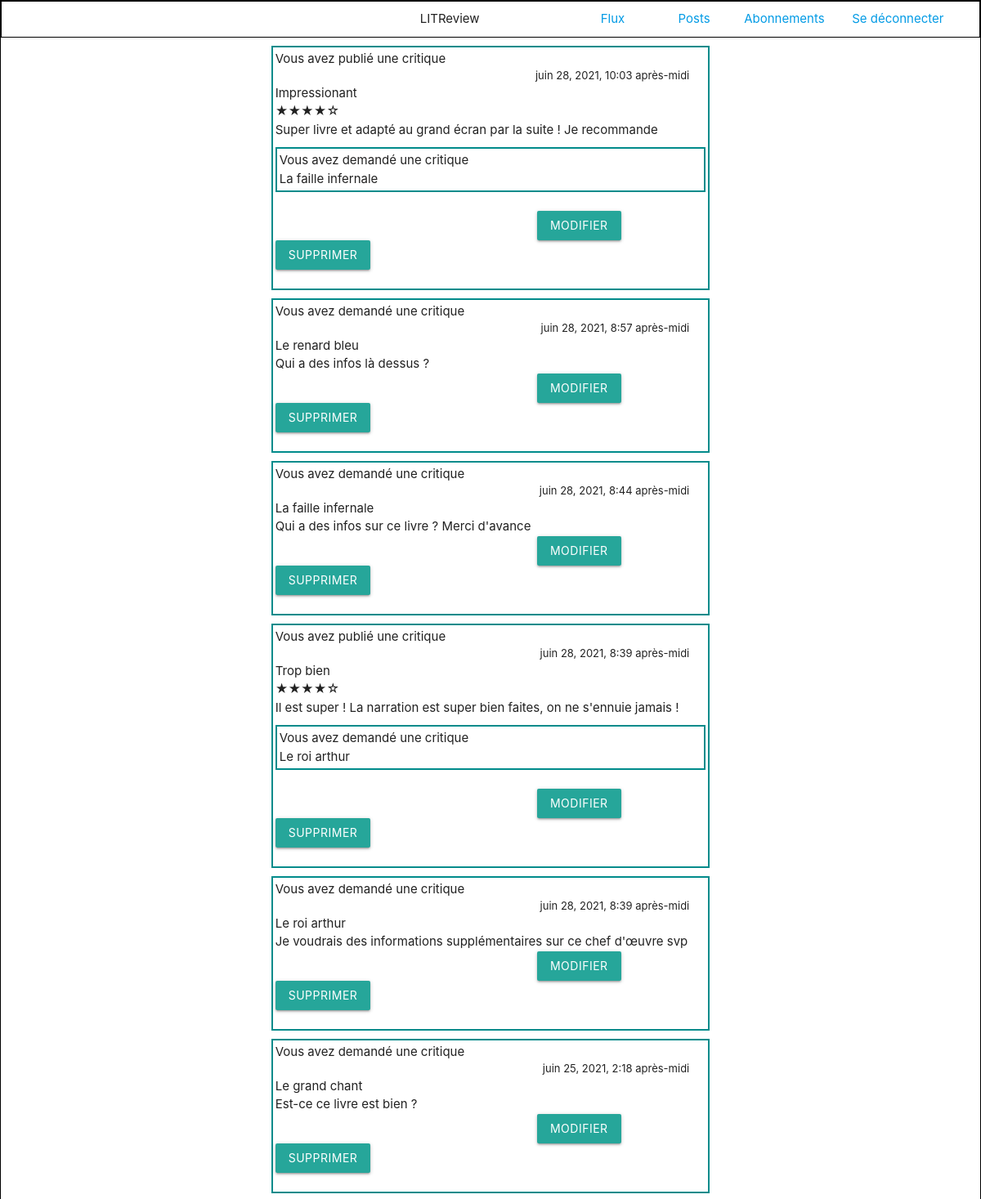
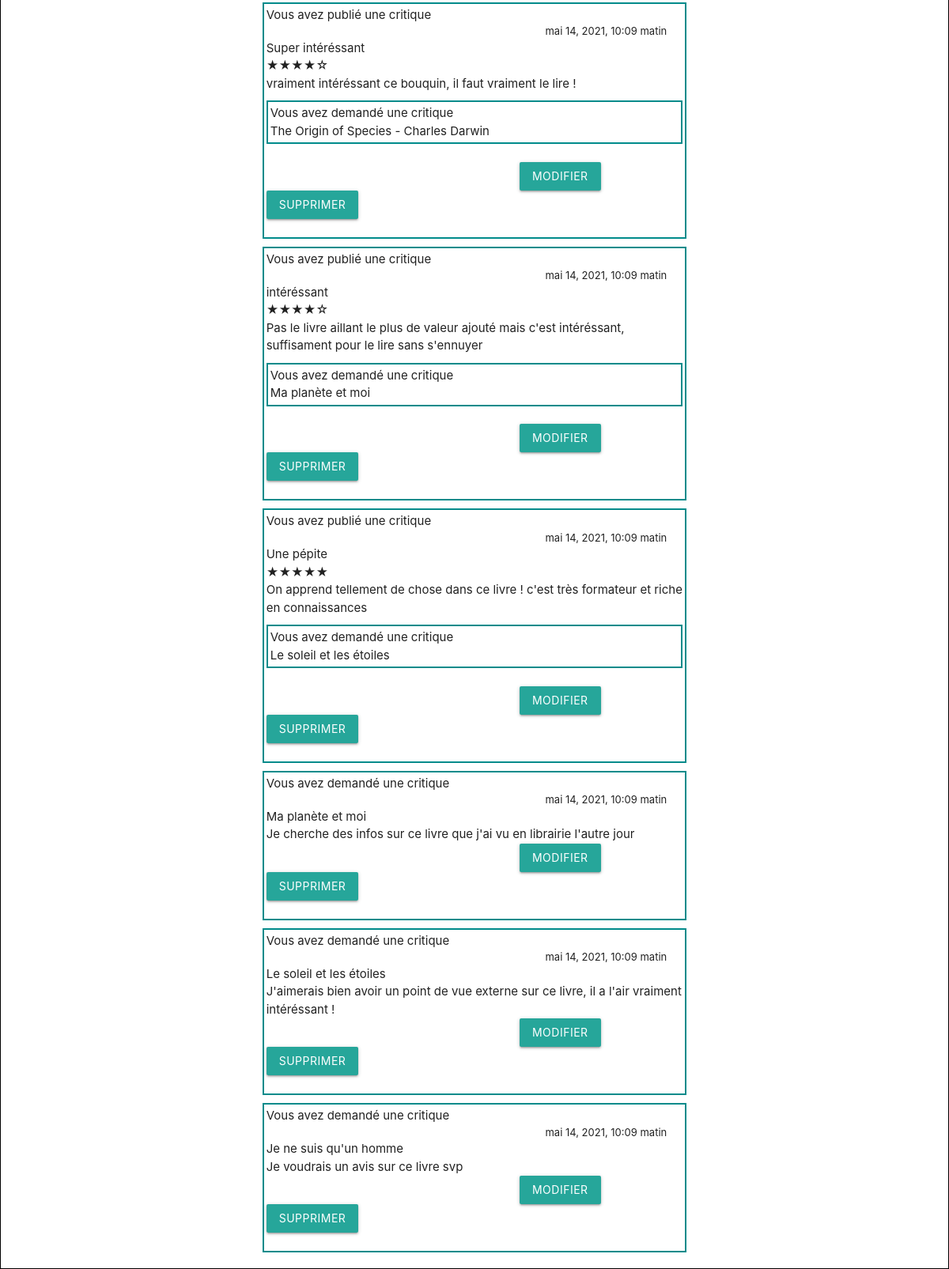
The page /posts/ (signed in) on the database its author committed (2 pictures, top to bottom).
### accounts/models.py (models this page shows)
class Review(models.Model):
    ticket = models.ForeignKey(to=Ticket, on_delete=models.CASCADE)
    rating = models.PositiveSmallIntegerField(
        validators=[MinValueValidator(0), MaxValueValidator(5)])
    headline = models.CharField(max_length=128)
    body = models.CharField(max_length=8192, blank=True)
    user = models.ForeignKey(
        to=settings.AUTH_USER_MODEL, on_delete=models.CASCADE)
    time_created = models.DateTimeField(auto_now_add=True)

class Ticket(models.Model):
    title = models.CharField(max_length=8192, blank=True)
    description = models.TextField(max_length=2048, blank=True)
    user = models.ForeignKey(
        to=settings.AUTH_USER_MODEL, on_delete=models.CASCADE)
    image = models.ImageField(null=True, blank=True)
    time_created = models.DateTimeField(auto_now_add=True)

### accounts/views.py (the view)
# urls.py: path('posts/', views.posts, name="posts"),
def posts(request):
    user = request.user
    reviews = Review.objects.filter(user=user)
    reviews = reviews.annotate(content_type=Value('REVIEW', CharField()))
    tickets = Ticket.objects.filter(user=user)
    tickets = tickets.annotate(content_type=Value('TICKET', CharField()))
    posts = sorted(
        chain(reviews, tickets),
        key=lambda post: post.time_created,
        reverse=True
    )
    return render(request, 'posts.html', context={'posts': posts})

### templates/posts.html (shortened to what this page needs)
{% extends 'base.html' %}
{% load static %}
{% block content %}
<div class="row container">
    <div class="col s8 offset-s2">
        <div>
        {% for post in posts %}
            {% if post.content_type == 'TICKET' %}
                {% include 'ticket_snippet_posts.html' with post=post %}
            {% elif post.content_type == 'REVIEW' %}
                {% include 'review_snippet_posts.html' with post=post %}
            {% endif %}
        {% endfor %}
        </div>
    </div>
</div>
{% endblock %}

### templates/review_snippet_posts.html (shortened to what this page needs)
<div class="post">
<div>{% if request.user == post.user %} Vous avez
{% else %} {{ post.user }} a
{% endif %} publié une critique</div>
<div class="right-align time">{{ post.time_created }}</div>
<div>{{ post.headline }}</div>
{% if post.rating  == 1 %}
    &#9733;&#9734;&#9734;&#9734;&#9734;
{% elif post.rating == 2 %}
    &#9733;&#9733;&#9734;&#9734;&#9734;
{% elif post.rating == 3 %}
	&#9733;&#9733;&#9733;&#9734;&#9734;
{% elif post.rating == 4 %}
	&#9733;&#9733;&#9733;&#9733;&#9734;
{% elif post.rating == 5 %}
	&#9733;&#9733;&#9733;&#9733;&#9733;
{% endif %}
<div>{{ post.body }}</div>
{% if post.ticket is not null %}
<div class="post">
<div>{% if request.user == post.user %} Vous avez
{% else %} {{ post.user }} a
{% endif %} demandé une critique</div>
<div>{{ post.ticket.title }}</div>
</div>
{% endif %}
<div class="row">
<div class="col offset-s7"><a class="waves-effect waves-light btn" href="{% url 'edit-review' id_review=post.id %}">Modifier</a></div>
<div class="col"><a class="waves-effect waves-light btn" href="{% url 'delete-review' id_review=post.id %}">Supprimer</a></div>
</div>
</div>

### templates/ticket_snippet_posts.html
<div class="post">
<div>{% if request.user == post.user %} Vous avez
{% else %} {{ post.user }} a
{% endif %} demandé une critique</div>
<div class="right-align time">{{ post.time_created }}</div>
<div>{{ post.title }}</div>
<div>{{ post.description }}</div>
<div class="row">
<div class="col offset-s7"><a class="waves-effect waves-light btn" href="{% url 'edit-ticket' id_ticket=post.id %}">Modifier</a></div>
<div class="col"><a class="waves-effect waves-light btn" href="{% url 'delete-ticket' id_ticket=post.id %}">Supprimer</a></div>
</div>
</div>

### static/css/LITReview.css (style rules this page uses)
body { border: solid 1px black; }
.post { border:2px solid darkcyan; margin-top: 10px; padding:3px; }
.time { margin-right: 20px; font-size: 13px; }

### rows shown on the page
Review: shows "Vous avez", time_created "juin 28, 2021, 10:03 après-midi", headline "Impressionant", body "Super livre et adapté au grand écran par la suite ! Je recommande", ticket "La faille infernale"
Ticket: shows "Vous avez", time_created "juin 28, 2021, 8:57 après-midi", title "Le renard bleu", description "Qui a des infos là dessus ?"
Ticket: shows "Vous avez", time_created "juin 28, 2021, 8:44 après-midi", title "La faille infernale", description "Qui a des infos sur ce livre ? Merci d'avance"
Review: shows "Vous avez", time_created "juin 28, 2021, 8:39 après-midi", headline "Trop bien", body "Il est super ! La narration est super bien faites, on ne s'ennuie jamais !", ticket "Le roi arthur"
Ticket: shows "Vous avez", time_created "juin 28, 2021, 8:39 après-midi", title "Le roi arthur", description "Je voudrais des informations supplémentaires sur ce chef d'œuvre svp"
Ticket: shows "Vous avez", time_created "juin 25, 2021, 2:18 après-midi", title "Le grand chant", description "Est-ce ce livre est bien ?"
Review: shows "Vous avez", time_created "mai 14, 2021, 10:09 matin", headline "Super intéréssant", body "vraiment intéréssant ce bouquin, il faut vraiment le lire !", ticket "The Origin of Species - Charles Darwin"
Review: shows "Vous avez", time_created "mai 14, 2021, 10:09 matin", headline "intéréssant", body "Pas le livre aillant le plus de valeur ajouté mais c'est intéréssant, suffisament pour le lire sans s'ennuyer", ticket "Ma planète et moi"
Review: shows "Vous avez", time_created "mai 14, 2021, 10:09 matin", headline "Une pépite", body "On apprend tellement de chose dans ce livre ! c'est très formateur et riche en connaissances", ticket "Le soleil et les étoiles"
Ticket: shows "Vous avez", time_created "mai 14, 2021, 10:09 matin", title "Ma planète et moi", description "Je cherche des infos sur ce livre que j'ai vu en librairie l'autre jour"
Ticket: shows "Vous avez", time_created "mai 14, 2021, 10:09 matin", title "Le soleil et les étoiles", description "J'aimerais bien avoir un point de vue externe sur ce livre, il a l'air vraiment intéréssant !"
Ticket: shows "Vous avez", time_created "mai 14, 2021, 10:09 matin", title "Je ne suis qu'un homme", description "Je voudrais un avis sur ce livre svp"
